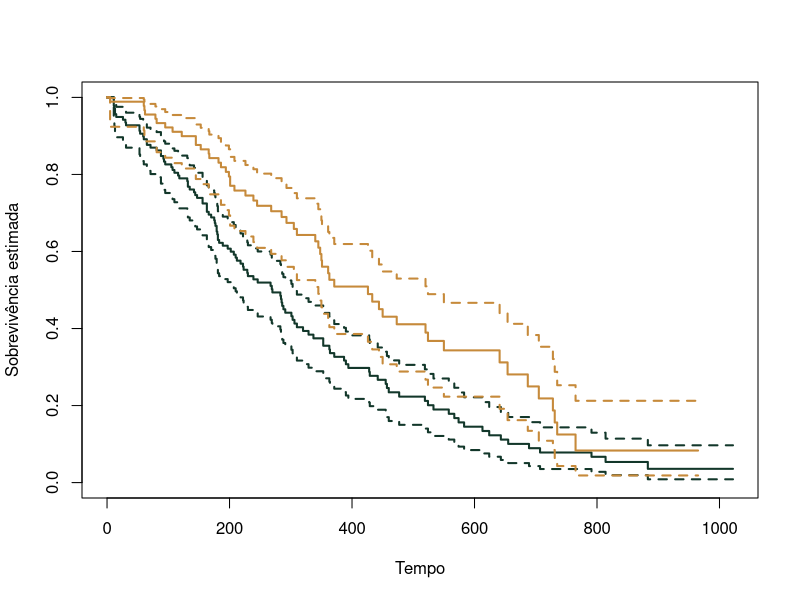

Reproduce this figure in R.
# Estimador Kaplan–Meier ----

# Ajuste e resultados ----
if (!requireNamespace("survival", quietly = TRUE)) install.packages("survival")
library(survival)
modelo <- survfit(Surv(time, status == 2) ~ sex,
                 data = lung, conf.type = "log-log")
print(modelo)
print(summary(modelo, times = c(180, 365)))
plot(modelo, col = c("#12372A", "#C68A3B"), lwd = 2, conf.int = TRUE,
     xlab = "Tempo", ylab = "Sobrevivência estimada")
